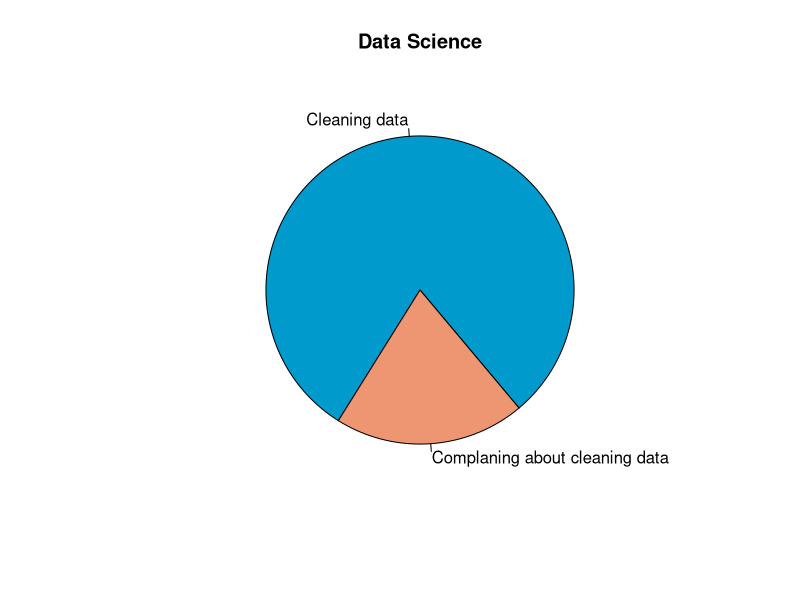

Here is the R script that generated this plot:
# Create a pie chart
# c() is create a vector (numerical)

pie(c(80, 20), col = c('deepskyblue3', 'lightsalmon2'),
    labels = c(
      'Cleaning data',
      "Complaning about cleaning data"),
    init.angle = 310,
    main = "Data Science")

